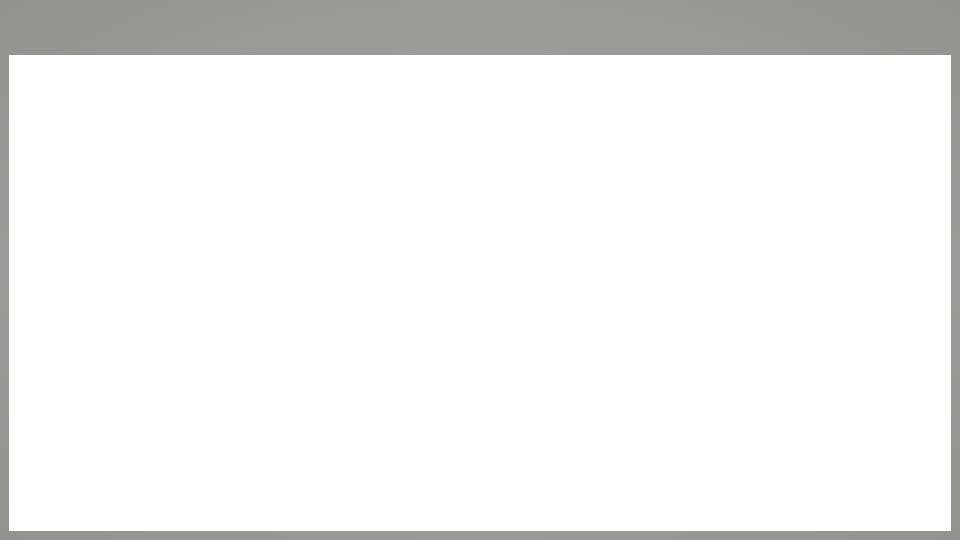
<?xml version="1.0" encoding="UTF-8"?>
<ui version="4.0">
 <class>AlbiePhotography</class>
 <widget class="QMainWindow" name="AlbiePhotography">
  <property name="geometry">
   <rect>
    <x>0</x>
    <y>0</y>
    <width>960</width>
    <height>540</height>
   </rect>
  </property>
  <property name="windowTitle">
   <string>Albie Photography</string>
  </property>
  <property name="windowIcon">
   <iconset>
    <normaloff>../ALL PICTURES/logo1.jpg</normaloff>../ALL PICTURES/logo1.jpg</iconset>
  </property>
  <property name="styleSheet">
   <string notr="true">
QMainWindow{
background-color: qradialgradient(spread:pad, cx:0.5, cy:0.5, radius:1.805, fx:0.5, fy:0.5, stop:0.0497512 rgba(166, 166, 166, 255), stop:0.880597 rgba(117, 117, 109, 255));
}</string>
  </property>
  <widget class="QWidget" name="centralwidget">
   <layout class="QGridLayout" name="gridLayout">
    <item row="0" column="0">
     <layout class="QHBoxLayout" name="horizontalLayout">
      <item>
       <widget class="QPushButton" name="pushButton">
        <property name="maximumSize">
         <size>
          <width>50</width>
          <height>16777215</height>
         </size>
        </property>
        <property name="styleSheet">
         <string notr="true">QPushButton:hover { color: white }
QPushButton:hover {font-size:32px}
QPushButton{
background-color: rgba(255, 255, 255, 0);

}
QPushButton{
image:url(C:/Users/Lenovo/Desktop/PYTHON/denne/ALL PICTURES/back button.png);
	color: rgb(255, 255, 255);
	hover-font: 20px;
    border-radius: 50px;
    border-color: beige;
	font: 18pt &quot;Phenomena&quot;;
    min-width: 0em;
    padding: 0px;
}</string>
        </property>
        <property name="text">
         <string/>
        </property>
       </widget>
      </item>
      <item>
       <widget class="QLabel" name="label_2">
        <property name="text">
         <string/>
        </property>
       </widget>
      </item>
      <item>
       <widget class="QLabel" name="label_6">
        <property name="text">
         <string/>
        </property>
       </widget>
      </item>
      <item>
       <widget class="QLabel" name="label_title">
        <property name="minimumSize">
         <size>
          <width>330</width>
          <height>40</height>
         </size>
        </property>
        <property name="maximumSize">
         <size>
          <width>300</width>
          <height>40</height>
         </size>
        </property>
        <property name="font">
         <font>
          <family>Microsoft JhengHei UI Light</family>
          <pointsize>14</pointsize>
         </font>
        </property>
        <property name="styleSheet">
         <string notr="true">image:url(C:/Users/Lenovo/Desktop/PYTHON/denne/ALL PICTURES/window_3.png);</string>
        </property>
        <property name="text">
         <string/>
        </property>
        <property name="pixmap">
         <pixmap>../PYTHON/denne/connectwithus.png</pixmap>
        </property>
        <property name="scaledContents">
         <bool>true</bool>
        </property>
        <property name="alignment">
         <set>Qt::AlignCenter</set>
        </property>
       </widget>
      </item>
      <item>
       <widget class="QLabel" name="label">
        <property name="text">
         <string/>
        </property>
       </widget>
      </item>
      <item>
       <widget class="QLabel" name="label_4">
        <property name="text">
         <string/>
        </property>
       </widget>
      </item>
      <item>
       <widget class="QLabel" name="label_3">
        <property name="maximumSize">
         <size>
          <width>50</width>
          <height>16777215</height>
         </size>
        </property>
        <property name="text">
         <string/>
        </property>
       </widget>
      </item>
     </layout>
    </item>
    <item row="1" column="0">
     <widget class="QListView" name="container_lisview">
      <property name="styleSheet">
       <string notr="true"/>
      </property>
      <property name="frameShape">
       <enum>QFrame::NoFrame</enum>
      </property>
      <property name="frameShadow">
       <enum>QFrame::Plain</enum>
      </property>
      <property name="dragDropMode">
       <enum>QAbstractItemView::DragDrop</enum>
      </property>
     </widget>
    </item>
   </layout>
  </widget>
 </widget>
 <resources/>
 <connections/>
</ui>
